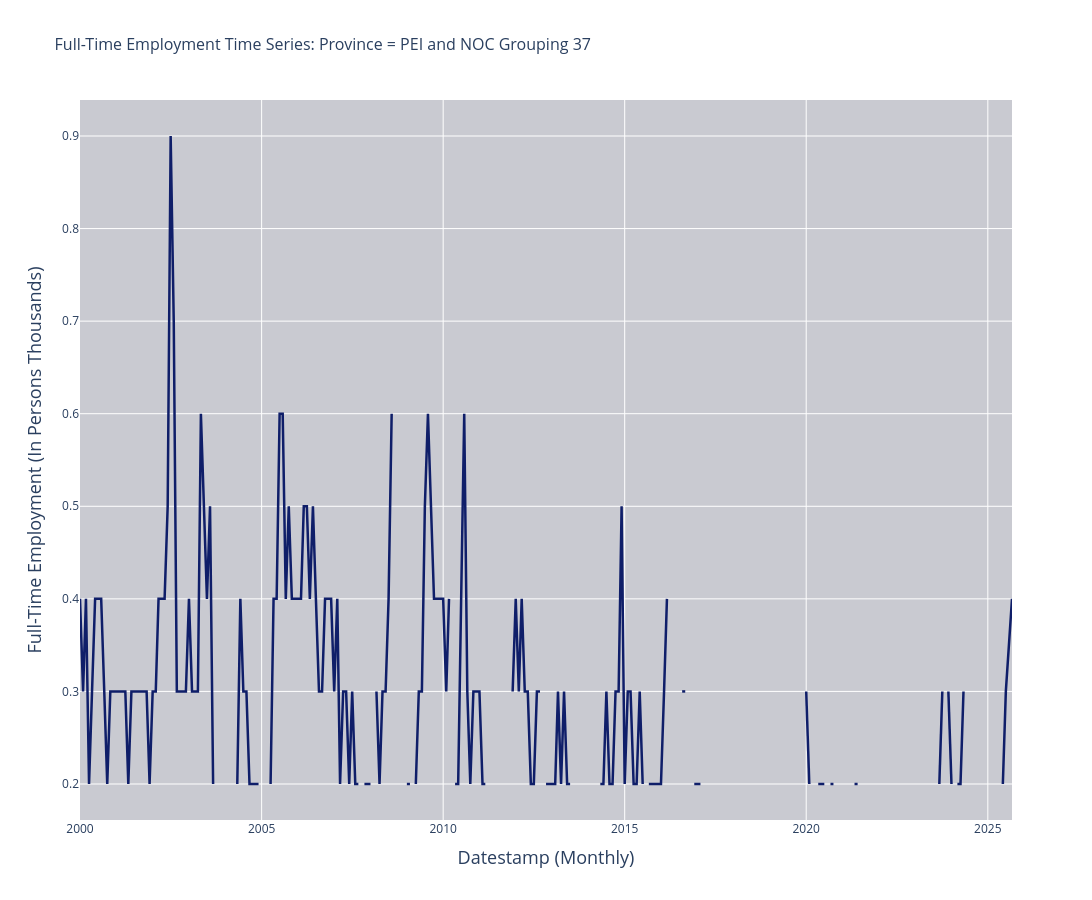

Notebook code cell kept with this figure:
### Code cell
#Saving Plot for documentation 
Null_Fig_Example = px.line(
    data_frame=Sample,
    x='datestamp',
    y='Full-time employment',
    title='Full-Time Employment Time Series: Province = PEI and NOC Grouping 37',
    height=900,
    width=1500,
)

Null_Fig_Example.update_traces(
    line=dict(width=2.5, color='#0F1E69')
)


Null_Fig_Example.update_layout(
    plot_bgcolor="#C9CAD1",
    title_font=dict(size=16),  
            font=dict(size=15),  
            hoverlabel=dict(
                font_size=20  
            ),
            xaxis=dict(
                title='Datestamp (Monthly)',
                title_font=dict(size=18), 
                tickfont=dict(size=12)  
            ),
            yaxis=dict(
                title='Full-Time Employment (In Persons Thousands)',
                title_font=dict(size=18), 
                tickfont=dict(size=12)  
            ),
)



Null_Fig_Example.show()

### Figure 1 — Plotly figure (JSON) as saved in the notebook; plotly's stock layout.template omitted (floating-point values rounded to 4 significant figures; data arrays with more than 128 entries replaced by an {"elided": "..."} marker saying what was removed)
{"data": [{"hovertemplate": "datestamp=%{x}<br>Full-time employment=%{y}<extra></extra>", "legendgroup": "", "line": {"color": "#0F1E69", "dash": "solid", "width": 2.5}, "marker": {"symbol": "circle"}, "mode": "lines", "name": "", "orientation": "v", "showlegend": false, "type": "scatter", "x": {"elided": "295 str values"}, "xaxis": "x", "y": {"elided": "295 float values"}, "yaxis": "y"}], "layout": {"font": {"size": 15}, "height": 900, "hoverlabel": {"font": {"size": 20}}, "legend": {"tracegroupgap": 0}, "plot_bgcolor": "#C9CAD1", "title": {"font": {"size": 16}, "text": "Full-Time Employment Time Series: Province = PEI and NOC Grouping 37"}, "width": 1500, "xaxis": {"anchor": "y", "domain": [0, 1], "tickfont": {"size": 12}, "title": {"font": {"size": 18}, "text": "Datestamp (Monthly)"}}, "yaxis": {"anchor": "x", "domain": [0, 1], "tickfont": {"size": 12}, "title": {"font": {"size": 18}, "text": "Full-Time Employment (In Persons Thousands)"}}}}
